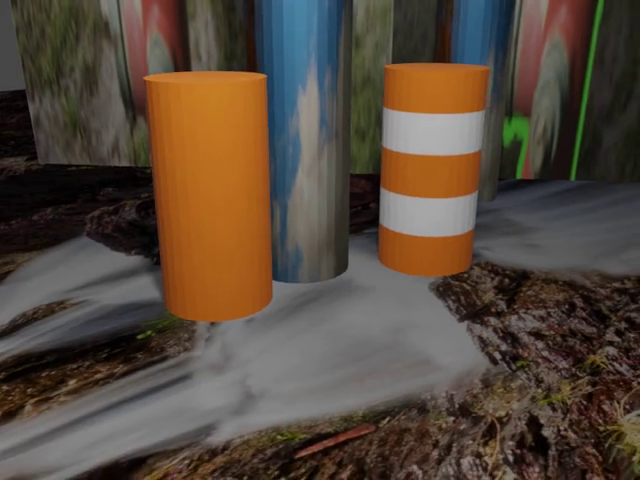
#> input picture frame 10 of ASN2 - Detecting Surviors AKA Barrels/BarrelVideo.mp4, 640 x 480 px, given in place of the camera
$ python test.py
#> lines starting #> are read from the running program, lines starting #| are printed output that depends on the picture; after the words box and inside, x2 and y2 are one past the last pixel; in counts of white or black regions, pixels touching at a corner belong together
import numpy as np
import cv2


def nothing(x):
    pass


input_img_path = './BarrelVideo.mp4'

# Open the camera
cap = cv2.VideoCapture(0)

if (cap.isOpened() == False):
    print("Error in opening BarrelVideo.mp4")

# Create a window
cv2.namedWindow('image')

# create trackbars for color change
# your color values will end up being [lowH, lowS, lowV] and [highH, highS, highV]
cv2.createTrackbar('lowH', 'image', 0, 179, nothing)
#> slider 'lowH' is set to 35
cv2.createTrackbar('highH', 'image', 179, 179, nothing)

cv2.createTrackbar('lowS', 'image', 0, 255, nothing)
#> slider 'lowS' is set to 51
cv2.createTrackbar('highS', 'image', 255, 255, nothing)

cv2.createTrackbar('lowV', 'image', 0, 255, nothing)
#> slider 'lowV' is set to 51
cv2.createTrackbar('highV', 'image', 255, 255, nothing)

while(True):
    ret, frame = cap.read()
#> frame is the input picture: shape (480, 640, 3); mean B, G, R 60.1, 72.5, 86.1

    # get current positions of the trackbars
    ilowH = cv2.getTrackbarPos('lowH', 'image')
    ihighH = cv2.getTrackbarPos('highH', 'image')
    ilowS = cv2.getTrackbarPos('lowS', 'image')
    ihighS = cv2.getTrackbarPos('highS', 'image')
    ilowV = cv2.getTrackbarPos('lowV', 'image')
    ihighV = cv2.getTrackbarPos('highV', 'image')

    # convert color to hsv because it is easy to track colors in this color model
    hsv = cv2.cvtColor(frame, cv2.COLOR_BGR2HSV)
#> hsv: shape (480, 640, 3); mean H, S, V 32.6, 90, 89.7
    lower_hsv = np.array([ilowH, ilowS, ilowV])
    higher_hsv = np.array([ihighH, ihighS, ihighV])
    # Apply the cv2.inrange method to create a mask
    mask = cv2.inRange(hsv, lower_hsv, higher_hsv)
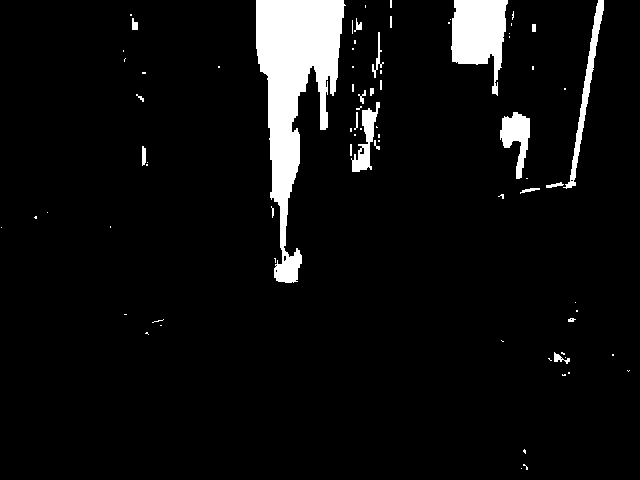
#> mask: shape (480, 640); 6.1% white; 77 white regions (54 under 20 px), largest, box (x1, y1, x2, y2) and area: (256, 0, 346, 283) 11359, (451, 0, 508, 96) 3398, (563, 0, 604, 189) 1183
    # Apply the mask on the image to extract the original color
    frame = cv2.bitwise_and(frame, frame, mask=mask)
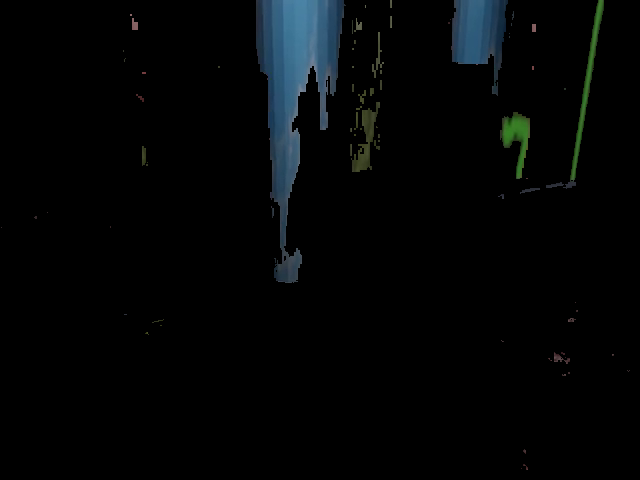
#> frame: shape (480, 640, 3); mean B, G, R 5.8, 5.1, 3.2
    cv2.imshow('image', frame)
    # Press q to exit
    if cv2.waitKey(100) & 0xFF == ord('q'):
#> (key q is pressed here)
        break

cap.release()
cv2.destroyAllWindows()

$ run again, starting later in the video
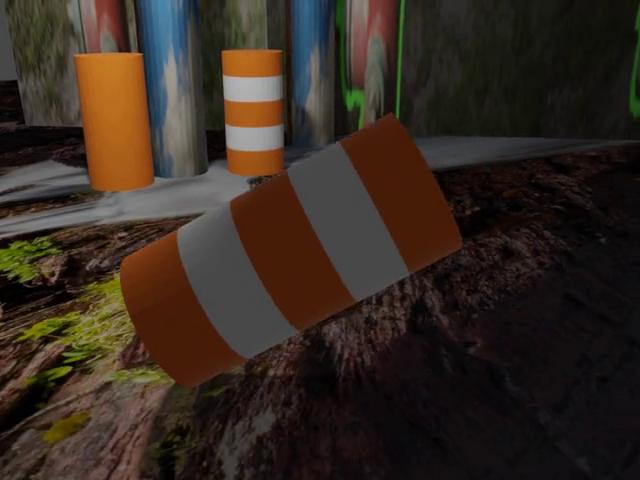
#> input picture frame 45 of ASN2 - Detecting Surviors AKA Barrels/BarrelVideo.mp4, 640 x 480 px, given in place of the camera
#> frame is the input picture: shape (480, 640, 3); mean B, G, R 33.1, 41.9, 53.4
#> hsv: shape (480, 640, 3); mean H, S, V 50.1, 103.7, 55.4
#> `mask = cv2.inRange(hsv, lower_hsv, higher_hsv)`:
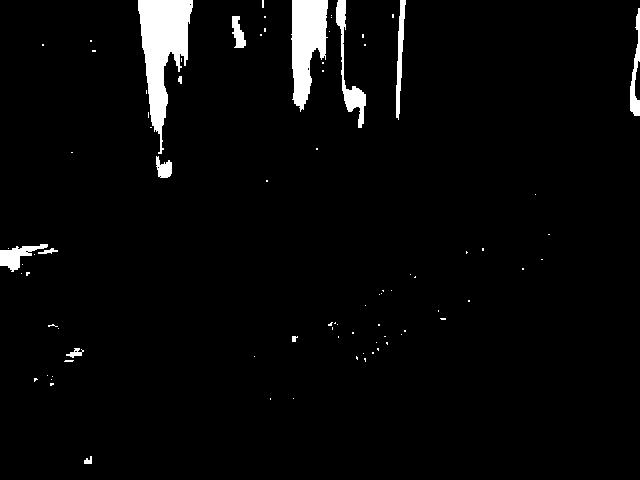
#> mask: shape (480, 640); 3.4% white; 84 white regions (71 under 20 px), largest, box (x1, y1, x2, y2) and area: (138, 0, 193, 154) 4127, (291, 0, 328, 112) 2745, (336, 0, 366, 128) 942
#> `frame = cv2.bitwise_and(frame, frame, mask=mask)`:
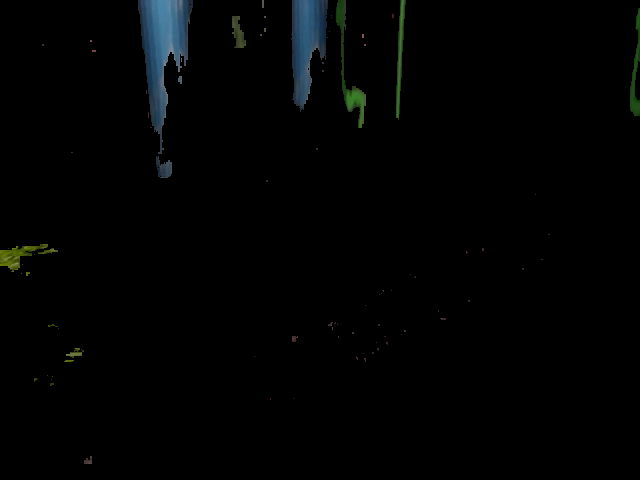
#> frame: shape (480, 640, 3); mean B, G, R 2.8, 2.8, 1.8

$ run again, starting later in the video
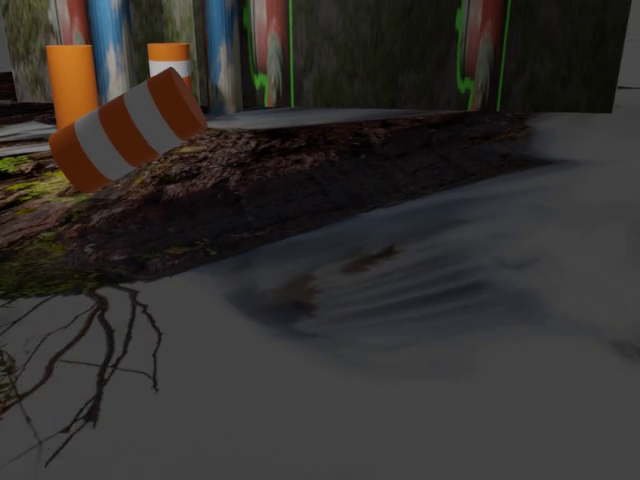
#> input picture frame 80 of ASN2 - Detecting Surviors AKA Barrels/BarrelVideo.mp4, 640 x 480 px, given in place of the camera
#> frame is the input picture: shape (480, 640, 3); mean B, G, R 46, 48.4, 51.5
#> hsv: shape (480, 640, 3); mean H, S, V 44.2, 46.9, 53.5
#> `mask = cv2.inRange(hsv, lower_hsv, higher_hsv)`:
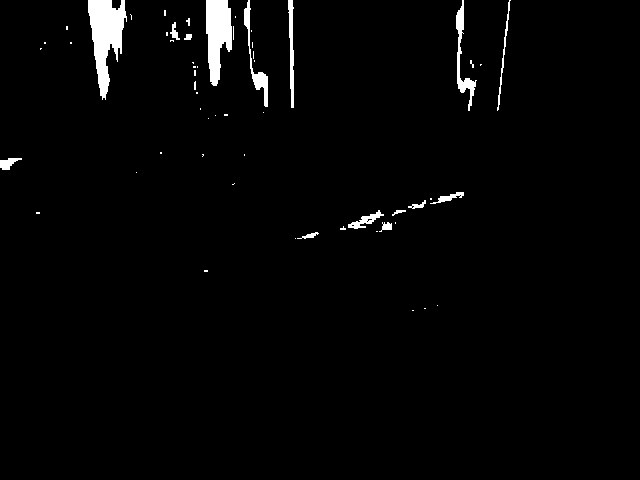
#> mask: shape (480, 640); 2.1% white; 58 white regions (42 under 20 px), largest, box (x1, y1, x2, y2) and area: (88, 0, 127, 100) 2099, (206, 0, 232, 86) 1562, (456, 0, 477, 111) 590
#> `frame = cv2.bitwise_and(frame, frame, mask=mask)`:
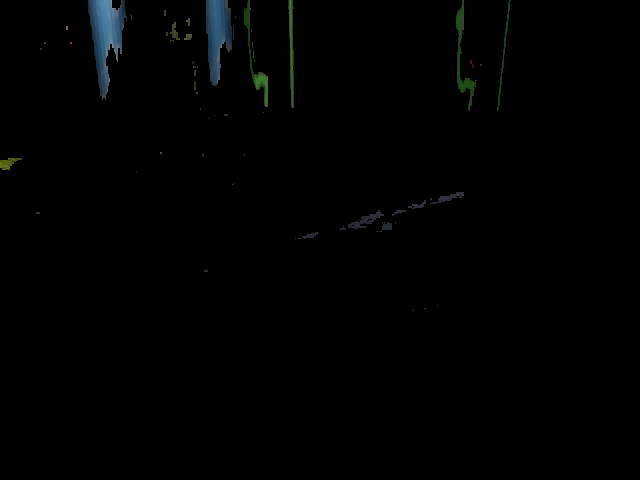
#> frame: shape (480, 640, 3); mean B, G, R 1.6, 1.6, 1
